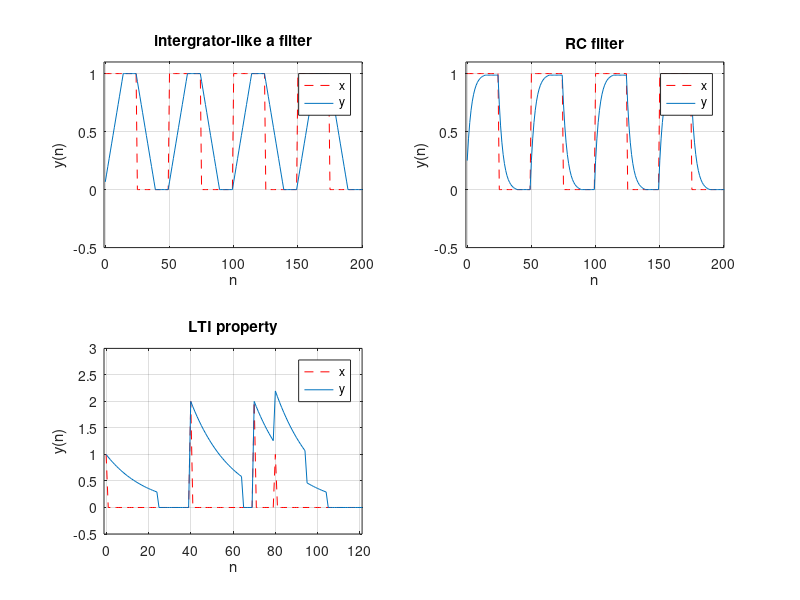

MATLAB code to generate this figure: (Note: this script raises an error after producing the figure.)
%% part_1a
L=200;
K=50;
n=0:L-1;
x=double(rem(n,K)<K/2);
h = (1/15)*ones(1,15);
y=conv(h,x);
subplot(221)
plot (n,x,'r--',0:213,y)
axis([-1,200,-0.5,1.1])
xlabel('n');
ylabel('y(n)');
title('intergrator-like a filter');
grid;
legend('x','y');

%part_1b
n0=0:14;
h = 0.25*(0.75).^n0;
y=conv(h,x);
subplot(222)
plot (n,x,'r--',0:213,y)
axis([-1,200,-0.5,1.1])
xlabel('n');
ylabel('y(n)');
title('RC filter');
grid;
legend('x','y');

%part_1c
n0=0:24;
h=(0.95).^n0;
n=0:120;
d=@(n) double(n==0);
x=d(n)+(2*d(n-40))+(2*d(n-70))+d(n-80);
y=conv(h,x);
subplot(223)
plot (n,x,'r--',0:144,y)
axis([-1,121,-0.5,3])
xlabel('n');
ylabel('y(n)');
title('LTI property');
grid;
legend('x','y');

%% part_2a
id=161002319;
n=0:5;
d=@(n)double(n==0);
x=d(n);
h1=syst(x,id)

%part_2b
id=161002319;
n=0:5;
d=@(n)double(n==0);
% delayed impulse
x=d(n-2);
h2=syst(x,id);
%multiplied delayed impulse
x=3*d(n)+2*d(n-2);
h3=syst(x,id);

%part_2c
id=161002319
x1=[1,1,1,1,1,1,1,1,1,1];
x2=[1,-1,1,-1,1,-1,1,-1,1,-1];
%using syst
y1=syst(x1,id)
y2=syst(x2,id)
%using conv
y3=conv(h1,x1)
y4=conv(h1,x2)


%% part_3a
%rectangular pulse
n=-5:45;
L=40;
w=linspace(-pi,pi,1001);
w0=0;
p=@(n) double(n>=0 & n<=L-1);
subplot(221);
stem(n,p(n),'r')
axis([-6,46,-0.1,1.1])
xlabel('n');
ylabel('p(n)');
title('rectangular pulse signal');
grid;
%DTFT of rectangular pulse
P = @(w) L*exp(w.*-1j.*((L-1)./2)).*(sinc(w.*L)./(2*pi))./(sinc((w)./(2*pi)))
F=abs(P(w)/P(w0));
subplot(222)
plot(w,F)
axis([-1,1,-0.01,1.1])
xlabel('w/pi');
ylabel('|(P1(w)/P1(w0))|');
title('DTFT of rectangular pulse');
grid;

%% part_3b
%single sinusoid
L=40;
w=linspace(-pi,pi,1001);
w0=0.2*pi;
n=0:40;
s=@(n) sin(w0*n)
subplot(221);
stem(n,s(n),'r')
axis([-5,45,-1.1,1.1])
grid
xlabel('n')
ylabel('s(n)')
title('single sinusoid')
%normalized spectrum
S1= @(w) L*((sinc((w-w0)*L/(2*pi))./sinc((w-w0)/(2*pi))).*exp(-1i*(w-w0)*(L-1)/2));
S2= @(w) L*((sinc((w+w0)*L/(2*pi))./sinc((w+w0)/(2*pi))).*exp(-1i*(w+w0)*(L-1)/2));
S= @(w)(S1(w)-S2(w))*(1/2j)
A=abs(S(w)/S(w0));
subplot(222)
plot(w/pi,A)
axis([-1,1,0,1.1])
grid;
xlabel('w/pi')
ylabel('|(S(w)/S(w0))|')
title('normalized spectrum,w0=2*pi')
%% part_3c
%sum of sinusoid
L=40;
w=linspace(-pi,pi,1001);
w1=0.2*pi;
w2=0.4*pi;
n=-5:45;
s=@(n)sin(w1*n)+0.8*sin(w2*n)
subplot(221)
stem(n,s(n),'r')
axis([-5,45,-1.5,1.5])
xlabel('n');
ylabel('s(n)');
title('sum of sinusoid');
grid;
%spectrum normalized
S1= @(w) L*((sinc((w-w1)*L/(2*pi))./sinc((w-w1)/(2*pi))).*exp(-1i*(w-w1)*(L-1)/2));
S2= @(w) L*((sinc((w+w1)*L/(2*pi))./sinc((w+w1)/(2*pi))).*exp(-1i*(w+w1)*(L-1)/2));
S= @(w) (S1(w)-S2(w))*(1/2j);
T1= @(w) 0.8*L*((sinc((w-w2)*L/(2*pi))./sinc((w-w2)/(2*pi))).*exp(-1i*(w-w2)*(L-1)/2));
T2= @(w) 0.8*L*((sinc((w+w2)*L/(2*pi))./sinc((w+w2)/(2*pi))).*exp(-1i*(w+w2)*(L-1)/2));
T= @(w) (T1(w)-T2(w))*(1/2j);
U= @(w) S(w)+T(w);
A=abs(U(w)/U(w1));
subplot(222)
plot(w/pi,A)
axis([-1,1,-0.1,1.5])
xlabel('w/pi');
ylabel('|(S(w)/S(w1))|');
title('spectrum normalized, w1=0.2*pi');
grid;
